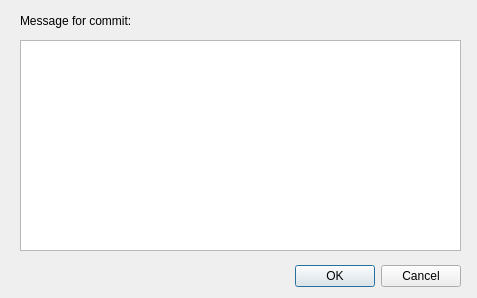
<?xml version="1.0" encoding="UTF-8"?>
<ui version="4.0">
 <class>commitDialog</class>
 <widget class="QDialog" name="commitDialog">
  <property name="geometry">
   <rect>
    <x>0</x>
    <y>0</y>
    <width>477</width>
    <height>298</height>
   </rect>
  </property>
  <property name="sizePolicy">
   <sizepolicy hsizetype="Fixed" vsizetype="Fixed">
    <horstretch>0</horstretch>
    <verstretch>0</verstretch>
   </sizepolicy>
  </property>
  <property name="minimumSize">
   <size>
    <width>477</width>
    <height>298</height>
   </size>
  </property>
  <property name="maximumSize">
   <size>
    <width>477</width>
    <height>298</height>
   </size>
  </property>
  <property name="windowTitle">
   <string>Commit model to repository</string>
  </property>
  <property name="windowIcon">
   <iconset resource="icons.qrc">
    <normaloff>:/icons/objects/icons/nrn.png</normaloff>:/icons/objects/icons/nrn.png</iconset>
  </property>
  <widget class="QDialogButtonBox" name="buttonBox">
   <property name="geometry">
    <rect>
     <x>260</x>
     <y>260</y>
     <width>201</width>
     <height>32</height>
    </rect>
   </property>
   <property name="orientation">
    <enum>Qt::Horizontal</enum>
   </property>
   <property name="standardButtons">
    <set>QDialogButtonBox::Cancel|QDialogButtonBox::Ok</set>
   </property>
  </widget>
  <widget class="QPlainTextEdit" name="plainTextEdit">
   <property name="geometry">
    <rect>
     <x>20</x>
     <y>40</y>
     <width>441</width>
     <height>211</height>
    </rect>
   </property>
  </widget>
  <widget class="QLabel" name="label">
   <property name="geometry">
    <rect>
     <x>20</x>
     <y>10</y>
     <width>441</width>
     <height>21</height>
    </rect>
   </property>
   <property name="styleSheet">
    <string notr="true"/>
   </property>
   <property name="text">
    <string>Message for commit:</string>
   </property>
  </widget>
 </widget>
 <resources>
  <include location="icons.qrc"/>
 </resources>
 <connections>
  <connection>
   <sender>buttonBox</sender>
   <signal>accepted()</signal>
   <receiver>commitDialog</receiver>
   <slot>accept()</slot>
   <hints>
    <hint type="sourcelabel">
     <x>248</x>
     <y>254</y>
    </hint>
    <hint type="destinationlabel">
     <x>157</x>
     <y>274</y>
    </hint>
   </hints>
  </connection>
  <connection>
   <sender>buttonBox</sender>
   <signal>rejected()</signal>
   <receiver>commitDialog</receiver>
   <slot>reject()</slot>
   <hints>
    <hint type="sourcelabel">
     <x>316</x>
     <y>260</y>
    </hint>
    <hint type="destinationlabel">
     <x>286</x>
     <y>274</y>
    </hint>
   </hints>
  </connection>
 </connections>
</ui>
